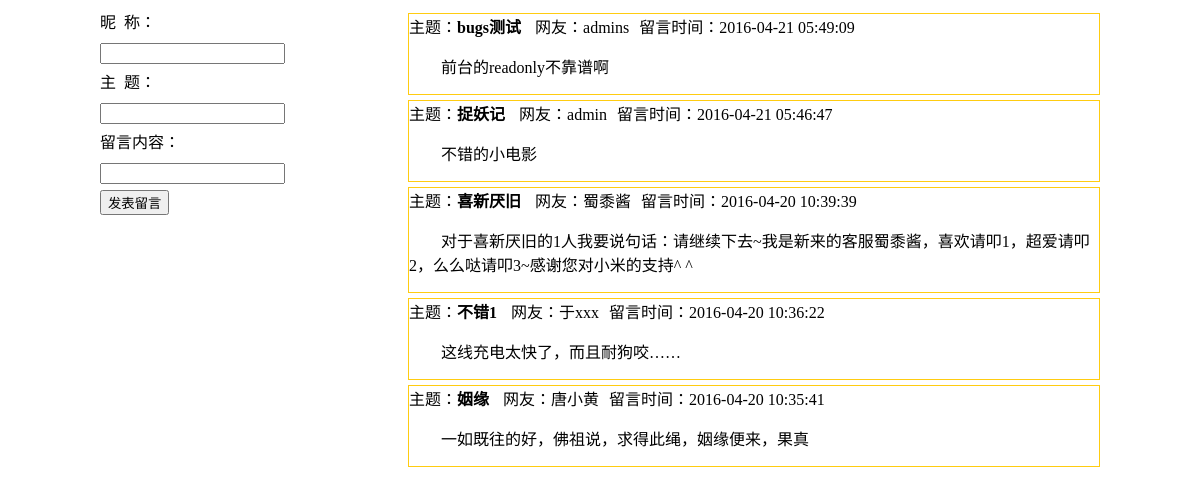
Page /Admin/lybdb/index.php on the committed database.
### tables this page shows
CREATE TABLE `shop_liuyan` (
  `id` int(10) unsigned NOT NULL AUTO_INCREMENT,
  `name` varchar(45) NOT NULL DEFAULT '匿名',
  `topic` varchar(120) NOT NULL DEFAULT '',
  `content` varchar(255) NOT NULL DEFAULT '',
  `addtime` int(11) NOT NULL DEFAULT '0',
  PRIMARY KEY (`id`)
);

### Admin/lybdb/index.php (the view, shortened to what this page needs)
<?php
    $link = mysqli_connect(HOST,USER,PASS,DBNAME) or die('数据库连接错误：错误号'.mysqli_connect_errno().'错误信息：'.mysqli_connect_error());
    mysqli_set_charset($link,'utf8');
    $sql = "select `id`,`name`,`topic`,`content`,`addtime` from `shop_liuyan` order by `addtime` desc limit 10";
    $result = mysqli_query($link,$sql);
    while($row = mysqli_fetch_assoc($result))
    {
        $contents[] = $row;
    }
?>
<!doctype html>
<html>
    <head>
    </head>
    <body>
        <div class="container">
            <div class="left">
                <form action="add.php" method="post">
                    昵&nbsp;&nbsp;称：<input type="text" name="name" value="<?= $_SESSION['userInfoAdmin']['name']?>" readonly /><br />
                    主&nbsp;&nbsp;题：<input type="text" name="topic" /><br />
                    留言内容：<input type="text" name="content" /><br />
                    <input type="submit" value="发表留言" />
                </form>
            </div>
            <?php foreach($contents as $key => $val):?>
                <div class="right">
                    <div class="r_top">
                        主题：<h4><?= $val['topic'];?></h4>
                        <span>网友：<?= $val['name'];?></span><span>留言时间：<?= date('Y-m-d H:i:s',$val['addtime']);?></span>
                    </div>
                    <div class="r_content">
                        <p><?= $val['content'];?></p>
                    </div>
                </div>
            <?php endforeach;?>
        </div>
    </body>
</html>

### Admin/lybdb/index.php (style rules this page uses)
.container { margin:0 auto; padding:0; width:1000px; }
.left { width:200px; float:left; line-height:30px; }
.right { width:690px; float:right; border:1px solid #fc1; margin-top:5px; }
.r_top span { margin-left:10px; }
.r_content p { text-indent:2em; }
h4 { display:inline; }

### rows in the picture
shop_liuyan: topic "bugs测试", name "admins", addtime "2016-04-21 05:49:09", content "前台的readonly不靠谱啊"
shop_liuyan: topic "捉妖记", name "admin", addtime "2016-04-21 05:46:47", content "不错的小电影"
shop_liuyan: topic "喜新厌旧", name "蜀黍酱", addtime "2016-04-20 10:39:39", content "对于喜新厌旧的1人我要说句话：请继续下去~我是新来的客服蜀黍酱，喜欢请叩1，超爱请叩2，么么哒请叩3~感谢您对小米的支持^ ^"
shop_liuyan: topic "不错1", name "于xxx", addtime "2016-04-20 10:36:22", content "这线充电太快了，而且耐狗咬……"
shop_liuyan: topic "姻缘", name "唐小黄", addtime "2016-04-20 10:35:41", content "一如既往的好，佛祖说，求得此绳，姻缘便来，果真"
